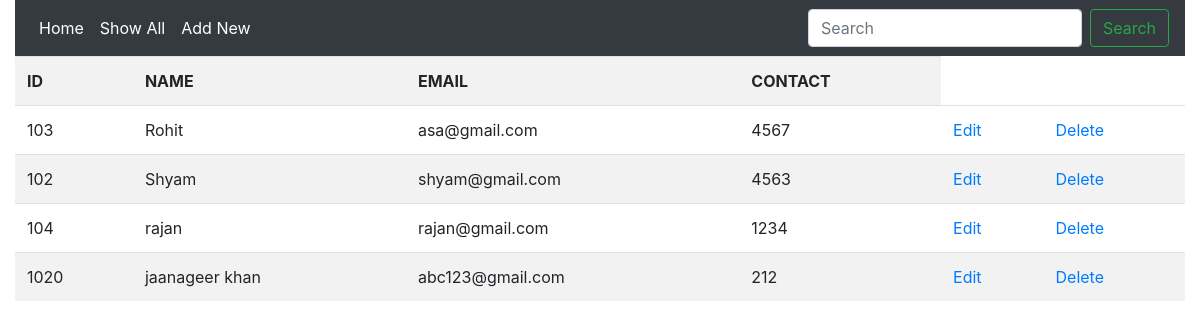
The page /show on the database its author committed.
### myapp/models.py (models this page shows)
class Employee(models.Model):
    eid = models.CharField(max_length=20)
    ename = models.CharField(max_length=100)
    eemail = models.EmailField()
    econtact = models.CharField(max_length=30)

### myapp/views.py (the view)
# urls.py: path('show',views.show),
def show(request):
    employee = Employee.objects.all
    return render(request, 'show.html', {'employee': employee})

### myapp/templates/show.html
{% extends 'base.html' %} {% block content %}
<table class="table table-striped">
    <tr>
        <th>ID</th>
        <th>NAME</th>
        <th>EMAIL</th>
        <th>CONTACT</th>
    </tr>
    {% for i in employee %}
    <tr>
        <td>{{i.eid}}</td>
        <td>{{i.ename}}</td>
        <td>{{i.eemail}}</td>
        <td>{{i.econtact}}</td>
        <td>
            <a href="edit/{{i.id}}">Edit</a>
        </td>
        <td>
            <a href="delete/{{i.id}}">Delete</a>
        </td>
    </tr>
    {% endfor %}
</table>
{% endblock %}

### myapp/templates/base.html (shortened to what this page needs)
<!doctype html>
<html lang="en">
<head>
    <link rel="stylesheet" href="https://stackpath.bootstrapcdn.com/bootstrap/4.5.0/css/bootstrap.min.css">
</head>
<body>
    <div class="container-fluid">
        <nav class="navbar navbar-expand-md bg-dark navbar-dark">
            <div class="collapse navbar-collapse" id="collapsibleNavbar">
                <ul class="navbar-nav mr-auto">
                    <li class="nav-item active">
                        <a class="nav-link" href="/">Home</a>
                    </li>
                    <li class="nav-item active"><a class="nav-link" href="/show">Show All</a></li>
                    <li class="nav-item active"><a class="nav-link" href="/load_form">Add New</a></li>
                </ul>
                <form method="POST" action="search" class="form-inline my-2 my-lg-0">
                    <input name="name" class="form-control mr-sm-2" type="search" placeholder="Search" aria-label="Search">
                    <button class="btn btn-outline-success my-2 my-sm-0" type="submit">Search</button>
                </form>
            </div>
        </nav>
        {% block content %} {% endblock %}</div>
</body>
</html>

### rows shown on the page
Employee: eid "103", ename "Rohit", eemail "asa@gmail.com", econtact "4567"
Employee: eid "102", ename "Shyam", eemail "shyam@gmail.com", econtact "4563"
Employee: eid "104", ename "rajan", eemail "rajan@gmail.com", econtact "1234"
Employee: eid "1020", ename "jaanageer khan", eemail "abc123@gmail.com", econtact "212"
